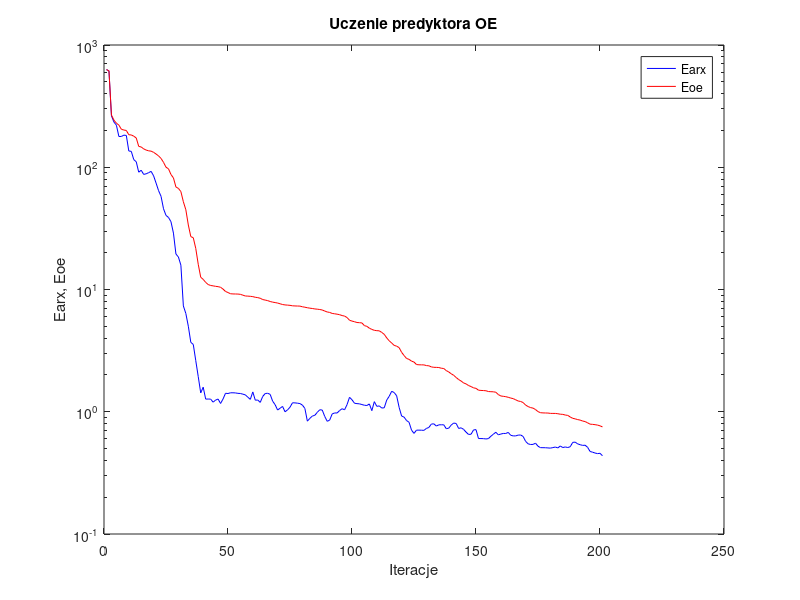
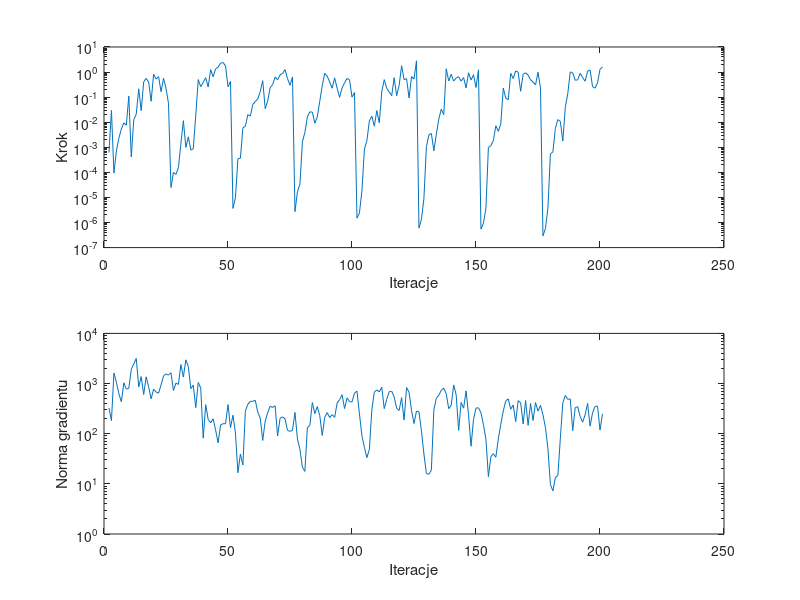

Here is the MATLAB script that generated these plots, in order:
%uczenie predyktora oe
clear all;
n=0; farx(n+1)=6.292939e+002; foe(n+1)=6.291727e+002; wspucz(n+1)=0.000000e+000; ng(n+1)=0.000000e+000;
%odnowa zmiennej metryki
n=1; farx(n+1)=6.143370e+002; foe(n+1)=6.147818e+002; krok(n+1)=6.190058e-004; ng(n+1)=3.252518e+002;
n=2; farx(n+1)=2.634537e+002; foe(n+1)=2.672535e+002; krok(n+1)=2.928765e-002; ng(n+1)=1.830479e+002;
n=3; farx(n+1)=2.343115e+002; foe(n+1)=2.429181e+002; krok(n+1)=9.416187e-005; ng(n+1)=1.623251e+003;
n=4; farx(n+1)=2.208091e+002; foe(n+1)=2.294411e+002; krok(n+1)=7.125145e-004; ng(n+1)=1.059545e+003;
n=5; farx(n+1)=1.784351e+002; foe(n+1)=2.210505e+002; krok(n+1)=2.312019e-003; ng(n+1)=6.257677e+002;
n=6; farx(n+1)=1.785690e+002; foe(n+1)=2.045901e+002; krok(n+1)=5.390749e-003; ng(n+1)=4.338670e+002;
n=7; farx(n+1)=1.830827e+002; foe(n+1)=2.015278e+002; krok(n+1)=9.447410e-003; ng(n+1)=1.035105e+003;
n=8; farx(n+1)=1.820870e+002; foe(n+1)=2.000239e+002; krok(n+1)=7.599313e-003; ng(n+1)=7.769586e+002;
n=9; farx(n+1)=1.358617e+002; foe(n+1)=1.844305e+002; krok(n+1)=1.096481e-001; ng(n+1)=8.001653e+002;
n=10; farx(n+1)=1.348941e+002; foe(n+1)=1.837763e+002; krok(n+1)=4.129769e-004; ng(n+1)=1.936067e+003;
n=11; farx(n+1)=1.154594e+002; foe(n+1)=1.795180e+002; krok(n+1)=1.245435e-002; ng(n+1)=2.443322e+003;
n=12; farx(n+1)=1.108808e+002; foe(n+1)=1.736287e+002; krok(n+1)=2.097129e-002; ng(n+1)=3.166779e+003;
n=13; farx(n+1)=9.113217e+001; foe(n+1)=1.481478e+002; krok(n+1)=2.150019e-001; ng(n+1)=8.541768e+002;
n=14; farx(n+1)=9.453455e+001; foe(n+1)=1.465294e+002; krok(n+1)=2.900728e-002; ng(n+1)=1.374281e+003;
n=15; farx(n+1)=8.739220e+001; foe(n+1)=1.413691e+002; krok(n+1)=4.079802e-001; ng(n+1)=6.048135e+002;
n=16; farx(n+1)=8.841663e+001; foe(n+1)=1.382393e+002; krok(n+1)=5.636152e-001; ng(n+1)=1.360068e+003;
n=17; farx(n+1)=9.031011e+001; foe(n+1)=1.362655e+002; krok(n+1)=4.015963e-001; ng(n+1)=8.584309e+002;
n=18; farx(n+1)=9.253421e+001; foe(n+1)=1.354620e+002; krok(n+1)=6.827250e-002; ng(n+1)=4.961918e+002;
n=19; farx(n+1)=8.508362e+001; foe(n+1)=1.324244e+002; krok(n+1)=8.189818e-001; ng(n+1)=7.743464e+002;
n=20; farx(n+1)=7.416042e+001; foe(n+1)=1.283213e+002; krok(n+1)=5.245719e-001; ng(n+1)=6.795445e+002;
n=21; farx(n+1)=6.439704e+001; foe(n+1)=1.238070e+002; krok(n+1)=6.553300e-001; ng(n+1)=6.419876e+002;
n=22; farx(n+1)=5.782089e+001; foe(n+1)=1.180763e+002; krok(n+1)=1.653712e-001; ng(n+1)=9.363744e+002;
n=23; farx(n+1)=4.573803e+001; foe(n+1)=1.096260e+002; krok(n+1)=5.657309e-001; ng(n+1)=1.415860e+003;
n=24; farx(n+1)=4.037982e+001; foe(n+1)=1.000565e+002; krok(n+1)=2.268193e-001; ng(n+1)=1.556938e+003;
n=25; farx(n+1)=3.884775e+001; foe(n+1)=9.714171e+001; krok(n+1)=5.695205e-002; ng(n+1)=1.474059e+003;
%odnowa zmiennej metryki
n=26; farx(n+1)=3.587981e+001; foe(n+1)=8.726076e+001; krok(n+1)=2.496650e-005; ng(n+1)=1.641699e+003;
n=27; farx(n+1)=2.893524e+001; foe(n+1)=8.178973e+001; krok(n+1)=9.926586e-005; ng(n+1)=7.241154e+002;
n=28; farx(n+1)=1.951549e+001; foe(n+1)=6.896801e+001; krok(n+1)=8.278839e-005; ng(n+1)=1.020190e+003;
n=29; farx(n+1)=1.844746e+001; foe(n+1)=6.715198e+001; krok(n+1)=1.547514e-004; ng(n+1)=9.615858e+002;
n=30; farx(n+1)=1.581952e+001; foe(n+1)=6.323567e+001; krok(n+1)=1.402097e-003; ng(n+1)=2.385726e+003;
n=31; farx(n+1)=7.340644e+000; foe(n+1)=5.220607e+001; krok(n+1)=1.153579e-002; ng(n+1)=1.347002e+003;
n=32; farx(n+1)=6.362879e+000; foe(n+1)=4.490828e+001; krok(n+1)=9.914730e-004; ng(n+1)=2.970537e+003;
n=33; farx(n+1)=5.006603e+000; foe(n+1)=3.369787e+001; krok(n+1)=2.604174e-003; ng(n+1)=2.185003e+003;
n=34; farx(n+1)=3.697935e+000; foe(n+1)=2.708433e+001; krok(n+1)=7.740461e-004; ng(n+1)=7.908252e+002;
n=35; farx(n+1)=3.553248e+000; foe(n+1)=2.650771e+001; krok(n+1)=8.726203e-004; ng(n+1)=9.286512e+002;
n=36; farx(n+1)=2.618691e+000; foe(n+1)=2.167808e+001; krok(n+1)=1.891780e-002; ng(n+1)=3.315606e+002;
n=37; farx(n+1)=1.937902e+000; foe(n+1)=1.606944e+001; krok(n+1)=5.013461e-001; ng(n+1)=1.050663e+003;
n=38; farx(n+1)=1.426248e+000; foe(n+1)=1.259608e+001; krok(n+1)=2.595550e-001; ng(n+1)=8.125637e+002;
n=39; farx(n+1)=1.588629e+000; foe(n+1)=1.210266e+001; krok(n+1)=3.870680e-001; ng(n+1)=8.164559e+001;
n=40; farx(n+1)=1.269210e+000; foe(n+1)=1.143126e+001; krok(n+1)=5.980518e-001; ng(n+1)=3.800045e+002;
n=41; farx(n+1)=1.270797e+000; foe(n+1)=1.098530e+001; krok(n+1)=2.518425e-001; ng(n+1)=1.926605e+002;
n=42; farx(n+1)=1.268786e+000; foe(n+1)=1.078479e+001; krok(n+1)=1.250551e+000; ng(n+1)=1.642239e+002;
n=43; farx(n+1)=1.198230e+000; foe(n+1)=1.071393e+001; krok(n+1)=6.522451e-001; ng(n+1)=1.975164e+002;
n=44; farx(n+1)=1.245554e+000; foe(n+1)=1.061426e+001; krok(n+1)=1.341860e+000; ng(n+1)=1.191965e+002;
n=45; farx(n+1)=1.270539e+000; foe(n+1)=1.055355e+001; krok(n+1)=1.569476e+000; ng(n+1)=6.553784e+001;
n=46; farx(n+1)=1.169088e+000; foe(n+1)=1.043019e+001; krok(n+1)=2.257123e+000; ng(n+1)=1.484690e+002;
n=47; farx(n+1)=1.271737e+000; foe(n+1)=1.007531e+001; krok(n+1)=2.404775e+000; ng(n+1)=1.584474e+002;
n=48; farx(n+1)=1.416582e+000; foe(n+1)=9.635610e+000; krok(n+1)=1.767778e+000; ng(n+1)=1.581096e+002;
n=49; farx(n+1)=1.409620e+000; foe(n+1)=9.445442e+000; krok(n+1)=2.594655e-001; ng(n+1)=3.805926e+002;
n=50; farx(n+1)=1.429298e+000; foe(n+1)=9.231581e+000; krok(n+1)=4.268310e-001; ng(n+1)=1.323591e+002;
%odnowa zmiennej metryki
n=51; farx(n+1)=1.429515e+000; foe(n+1)=9.198461e+000; krok(n+1)=3.652351e-006; ng(n+1)=2.339359e+002;
n=52; farx(n+1)=1.425784e+000; foe(n+1)=9.189588e+000; krok(n+1)=9.671965e-006; ng(n+1)=1.032859e+002;
n=53; farx(n+1)=1.414055e+000; foe(n+1)=9.177451e+000; krok(n+1)=3.522699e-004; ng(n+1)=1.665668e+001;
n=54; farx(n+1)=1.410713e+000; foe(n+1)=9.128424e+000; krok(n+1)=3.657739e-004; ng(n+1)=3.940021e+001;
n=55; farx(n+1)=1.392490e+000; foe(n+1)=8.985683e+000; krok(n+1)=6.071802e-003; ng(n+1)=2.382576e+001;
n=56; farx(n+1)=1.374634e+000; foe(n+1)=8.851474e+000; krok(n+1)=6.912131e-003; ng(n+1)=2.804494e+002;
n=57; farx(n+1)=1.315207e+000; foe(n+1)=8.827586e+000; krok(n+1)=2.001452e-002; ng(n+1)=3.868899e+002;
n=58; farx(n+1)=1.263399e+000; foe(n+1)=8.796052e+000; krok(n+1)=1.761298e-002; ng(n+1)=4.394617e+002;
n=59; farx(n+1)=1.452758e+000; foe(n+1)=8.744068e+000; krok(n+1)=5.082412e-002; ng(n+1)=4.437585e+002;
n=60; farx(n+1)=1.243341e+000; foe(n+1)=8.638679e+000; krok(n+1)=6.679426e-002; ng(n+1)=4.626300e+002;
n=61; farx(n+1)=1.247579e+000; foe(n+1)=8.582415e+000; krok(n+1)=8.430727e-002; ng(n+1)=2.694432e+002;
n=62; farx(n+1)=1.193046e+000; foe(n+1)=8.476156e+000; krok(n+1)=1.659775e-001; ng(n+1)=2.052043e+002;
n=63; farx(n+1)=1.334651e+000; foe(n+1)=8.274602e+000; krok(n+1)=4.544515e-001; ng(n+1)=7.339475e+001;
n=64; farx(n+1)=1.409398e+000; foe(n+1)=8.195676e+000; krok(n+1)=3.459424e-002; ng(n+1)=1.782600e+002;
n=65; farx(n+1)=1.417166e+000; foe(n+1)=8.108751e+000; krok(n+1)=7.084462e-002; ng(n+1)=2.616248e+002;
n=66; farx(n+1)=1.387516e+000; foe(n+1)=7.977911e+000; krok(n+1)=2.357265e-001; ng(n+1)=3.530818e+002;
n=67; farx(n+1)=1.220845e+000; foe(n+1)=7.882704e+000; krok(n+1)=3.200292e-001; ng(n+1)=3.334211e+002;
n=68; farx(n+1)=1.142646e+000; foe(n+1)=7.819885e+000; krok(n+1)=6.329112e-001; ng(n+1)=3.604974e+002;
n=69; farx(n+1)=1.032922e+000; foe(n+1)=7.748656e+000; krok(n+1)=4.880844e-001; ng(n+1)=8.992997e+001;
n=70; farx(n+1)=1.068600e+000; foe(n+1)=7.644067e+000; krok(n+1)=7.847380e-001; ng(n+1)=2.024977e+002;
n=71; farx(n+1)=1.105677e+000; foe(n+1)=7.536405e+000; krok(n+1)=8.773192e-001; ng(n+1)=2.162675e+002;
n=72; farx(n+1)=9.997710e-001; foe(n+1)=7.479885e+000; krok(n+1)=1.252500e+000; ng(n+1)=1.985192e+002;
n=73; farx(n+1)=1.035685e+000; foe(n+1)=7.451655e+000; krok(n+1)=5.458698e-001; ng(n+1)=1.158205e+002;
n=74; farx(n+1)=1.089237e+000; foe(n+1)=7.420470e+000; krok(n+1)=2.965759e-001; ng(n+1)=1.115254e+002;
n=75; farx(n+1)=1.184024e+000; foe(n+1)=7.357411e+000; krok(n+1)=6.400584e-001; ng(n+1)=1.169310e+002;
%odnowa zmiennej metryki
n=76; farx(n+1)=1.182021e+000; foe(n+1)=7.336642e+000; krok(n+1)=2.706602e-006; ng(n+1)=2.654870e+002;
n=77; farx(n+1)=1.175215e+000; foe(n+1)=7.325559e+000; krok(n+1)=1.675917e-005; ng(n+1)=7.877733e+001;
n=78; farx(n+1)=1.166549e+000; foe(n+1)=7.315657e+000; krok(n+1)=3.418410e-005; ng(n+1)=4.873628e+001;
n=79; farx(n+1)=1.133822e+000; foe(n+1)=7.223917e+000; krok(n+1)=1.651908e-003; ng(n+1)=2.153449e+001;
n=80; farx(n+1)=1.064877e+000; foe(n+1)=7.162444e+000; krok(n+1)=3.918749e-003; ng(n+1)=1.771286e+001;
n=81; farx(n+1)=8.377465e-001; foe(n+1)=7.094802e+000; krok(n+1)=1.631060e-002; ng(n+1)=1.321352e+002;
n=82; farx(n+1)=8.826406e-001; foe(n+1)=7.034412e+000; krok(n+1)=2.592196e-002; ng(n+1)=1.453140e+002;
n=83; farx(n+1)=9.221683e-001; foe(n+1)=6.994261e+000; krok(n+1)=2.527804e-002; ng(n+1)=4.185495e+002;
n=84; farx(n+1)=9.349771e-001; foe(n+1)=6.934642e+000; krok(n+1)=9.146433e-003; ng(n+1)=2.511422e+002;
n=85; farx(n+1)=9.890659e-001; foe(n+1)=6.903824e+000; krok(n+1)=1.634950e-002; ng(n+1)=3.482617e+002;
n=86; farx(n+1)=1.038170e+000; foe(n+1)=6.860310e+000; krok(n+1)=6.905442e-002; ng(n+1)=2.300425e+002;
n=87; farx(n+1)=1.032719e+000; foe(n+1)=6.799185e+000; krok(n+1)=2.857373e-001; ng(n+1)=9.209582e+001;
n=88; farx(n+1)=9.160592e-001; foe(n+1)=6.665023e+000; krok(n+1)=8.812470e-001; ng(n+1)=2.112684e+002;
n=89; farx(n+1)=8.353788e-001; foe(n+1)=6.549843e+000; krok(n+1)=6.970601e-001; ng(n+1)=2.631453e+002;
n=90; farx(n+1)=8.543697e-001; foe(n+1)=6.493783e+000; krok(n+1)=4.033988e-001; ng(n+1)=2.090100e+002;
n=91; farx(n+1)=9.588482e-001; foe(n+1)=6.373707e+000; krok(n+1)=2.268451e-001; ng(n+1)=2.392612e+002;
n=92; farx(n+1)=9.779799e-001; foe(n+1)=6.328851e+000; krok(n+1)=5.861088e-001; ng(n+1)=2.116303e+002;
n=93; farx(n+1)=9.768344e-001; foe(n+1)=6.282542e+000; krok(n+1)=2.268451e-001; ng(n+1)=4.079545e+002;
n=94; farx(n+1)=1.023287e+000; foe(n+1)=6.222903e+000; krok(n+1)=9.809225e-002; ng(n+1)=4.770345e+002;
n=95; farx(n+1)=1.059115e+000; foe(n+1)=6.122153e+000; krok(n+1)=2.357265e-001; ng(n+1)=5.988206e+002;
n=96; farx(n+1)=1.037579e+000; foe(n+1)=6.062484e+000; krok(n+1)=3.745525e-001; ng(n+1)=3.168838e+002;
n=97; farx(n+1)=1.143799e+000; foe(n+1)=5.897801e+000; krok(n+1)=5.570755e-001; ng(n+1)=5.180502e+002;
n=98; farx(n+1)=1.312734e+000; foe(n+1)=5.602981e+000; krok(n+1)=4.904031e-001; ng(n+1)=4.366814e+002;
n=99; farx(n+1)=1.253231e+000; foe(n+1)=5.516479e+000; krok(n+1)=1.003397e-001; ng(n+1)=4.303287e+002;
n=100; farx(n+1)=1.173837e+000; foe(n+1)=5.451591e+000; krok(n+1)=1.523928e-001; ng(n+1)=6.446386e+002;
%odnowa zmiennej metryki
n=101; farx(n+1)=1.165516e+000; foe(n+1)=5.370369e+000; krok(n+1)=1.489305e-006; ng(n+1)=7.044360e+002;
n=102; farx(n+1)=1.160783e+000; foe(n+1)=5.353065e+000; krok(n+1)=2.417991e-006; ng(n+1)=2.496466e+002;
n=103; farx(n+1)=1.145202e+000; foe(n+1)=5.327202e+000; krok(n+1)=1.835442e-005; ng(n+1)=9.060517e+001;
n=104; farx(n+1)=1.130729e+000; foe(n+1)=5.063881e+000; krok(n+1)=8.471113e-004; ng(n+1)=5.361529e+001;
n=105; farx(n+1)=1.125102e+000; foe(n+1)=4.996771e+000; krok(n+1)=1.830478e-003; ng(n+1)=3.329408e+001;
n=106; farx(n+1)=1.158224e+000; foe(n+1)=4.824934e+000; krok(n+1)=1.121665e-002; ng(n+1)=4.865199e+001;
n=107; farx(n+1)=1.021003e+000; foe(n+1)=4.717056e+000; krok(n+1)=1.750226e-002; ng(n+1)=3.015587e+002;
n=108; farx(n+1)=1.209462e+000; foe(n+1)=4.636305e+000; krok(n+1)=6.947618e-003; ng(n+1)=6.746278e+002;
n=109; farx(n+1)=1.107659e+000; foe(n+1)=4.605396e+000; krok(n+1)=2.900728e-002; ng(n+1)=7.469198e+002;
n=110; farx(n+1)=1.116255e+000; foe(n+1)=4.591096e+000; krok(n+1)=9.495353e-003; ng(n+1)=6.812363e+002;
n=111; farx(n+1)=1.073016e+000; foe(n+1)=4.455003e+000; krok(n+1)=1.655202e-001; ng(n+1)=8.458315e+002;
n=112; farx(n+1)=1.077312e+000; foe(n+1)=4.299823e+000; krok(n+1)=4.992693e-001; ng(n+1)=3.156988e+002;
n=113; farx(n+1)=1.246471e+000; foe(n+1)=4.017549e+000; krok(n+1)=2.268451e-001; ng(n+1)=4.856611e+002;
n=114; farx(n+1)=1.337600e+000; foe(n+1)=3.806390e+000; krok(n+1)=1.613755e-001; ng(n+1)=6.884363e+002;
n=115; farx(n+1)=1.470586e+000; foe(n+1)=3.649202e+000; krok(n+1)=1.139041e-001; ng(n+1)=7.031811e+002;
n=116; farx(n+1)=1.435798e+000; foe(n+1)=3.490182e+000; krok(n+1)=5.956610e-001; ng(n+1)=5.438088e+002;
n=117; farx(n+1)=1.351261e+000; foe(n+1)=3.441011e+000; krok(n+1)=1.135981e-001; ng(n+1)=3.224630e+002;
n=118; farx(n+1)=1.086439e+000; foe(n+1)=3.344392e+000; krok(n+1)=2.920744e-001; ng(n+1)=2.902948e+002;
n=119; farx(n+1)=9.227518e-001; foe(n+1)=3.064427e+000; krok(n+1)=1.784490e+000; ng(n+1)=5.230723e+002;
n=120; farx(n+1)=9.037897e-001; foe(n+1)=2.883280e+000; krok(n+1)=4.977762e-001; ng(n+1)=1.874364e+002;
n=121; farx(n+1)=8.472893e-001; foe(n+1)=2.727768e+000; krok(n+1)=5.481842e-001; ng(n+1)=8.327161e+002;
n=122; farx(n+1)=8.206765e-001; foe(n+1)=2.683298e+000; krok(n+1)=9.228634e-002; ng(n+1)=6.692212e+002;
n=123; farx(n+1)=7.079315e-001; foe(n+1)=2.594543e+000; krok(n+1)=6.614848e-001; ng(n+1)=2.906457e+002;
n=124; farx(n+1)=6.652184e-001; foe(n+1)=2.550289e+000; krok(n+1)=5.281352e-001; ng(n+1)=1.596134e+002;
n=125; farx(n+1)=7.071411e-001; foe(n+1)=2.433345e+000; krok(n+1)=2.804781e+000; ng(n+1)=2.820132e+002;
%odnowa zmiennej metryki
n=126; farx(n+1)=7.073151e-001; foe(n+1)=2.421617e+000; krok(n+1)=5.986531e-007; ng(n+1)=2.732307e+002;
n=127; farx(n+1)=7.065207e-001; foe(n+1)=2.419201e+000; krok(n+1)=1.355412e-006; ng(n+1)=1.141792e+002;
n=128; farx(n+1)=7.043382e-001; foe(n+1)=2.417428e+000; krok(n+1)=9.215371e-006; ng(n+1)=3.937703e+001;
n=129; farx(n+1)=7.303226e-001; foe(n+1)=2.385814e+000; krok(n+1)=1.053016e-003; ng(n+1)=1.609317e+001;
n=130; farx(n+1)=7.441298e-001; foe(n+1)=2.376226e+000; krok(n+1)=3.127439e-003; ng(n+1)=1.553258e+001;
n=131; farx(n+1)=7.930772e-001; foe(n+1)=2.327170e+000; krok(n+1)=3.572423e-003; ng(n+1)=1.871953e+001;
n=132; farx(n+1)=7.969599e-001; foe(n+1)=2.309579e+000; krok(n+1)=7.240164e-004; ng(n+1)=2.940413e+002;
n=133; farx(n+1)=7.639701e-001; foe(n+1)=2.306451e+000; krok(n+1)=3.303815e-003; ng(n+1)=5.105695e+002;
n=134; farx(n+1)=7.816900e-001; foe(n+1)=2.300616e+000; krok(n+1)=1.351485e-002; ng(n+1)=5.839696e+002;
n=135; farx(n+1)=7.823260e-001; foe(n+1)=2.270447e+000; krok(n+1)=3.291899e-002; ng(n+1)=7.327928e+002;
n=136; farx(n+1)=7.822779e-001; foe(n+1)=2.257649e+000; krok(n+1)=2.000182e-002; ng(n+1)=8.089569e+002;
n=137; farx(n+1)=7.268677e-001; foe(n+1)=2.172153e+000; krok(n+1)=1.348916e+000; ng(n+1)=6.219202e+002;
n=138; farx(n+1)=7.334114e-001; foe(n+1)=2.116076e+000; krok(n+1)=4.411592e-001; ng(n+1)=3.153312e+002;
n=139; farx(n+1)=7.783493e-001; foe(n+1)=2.045178e+000; krok(n+1)=8.159604e-001; ng(n+1)=3.654153e+002;
n=140; farx(n+1)=8.079007e-001; foe(n+1)=1.986902e+000; krok(n+1)=4.366686e-001; ng(n+1)=9.395294e+002;
n=141; farx(n+1)=8.019033e-001; foe(n+1)=1.906583e+000; krok(n+1)=5.810114e-001; ng(n+1)=5.953320e+002;
n=142; farx(n+1)=7.302452e-001; foe(n+1)=1.834140e+000; krok(n+1)=6.477968e-001; ng(n+1)=1.166533e+002;
n=143; farx(n+1)=7.390339e-001; foe(n+1)=1.783675e+000; krok(n+1)=4.353621e-001; ng(n+1)=4.192141e+002;
n=144; farx(n+1)=7.175973e-001; foe(n+1)=1.720359e+000; krok(n+1)=6.034212e-001; ng(n+1)=3.229538e+002;
n=145; farx(n+1)=6.810972e-001; foe(n+1)=1.689827e+000; krok(n+1)=2.320583e-001; ng(n+1)=7.145356e+002;
n=146; farx(n+1)=6.522103e-001; foe(n+1)=1.638231e+000; krok(n+1)=9.413399e-001; ng(n+1)=2.383938e+002;
n=147; farx(n+1)=6.546187e-001; foe(n+1)=1.607297e+000; krok(n+1)=4.803134e-001; ng(n+1)=5.633564e+001;
n=148; farx(n+1)=7.101377e-001; foe(n+1)=1.568695e+000; krok(n+1)=7.807902e-001; ng(n+1)=1.943907e+002;
n=149; farx(n+1)=7.139620e-001; foe(n+1)=1.553951e+000; krok(n+1)=2.427388e-001; ng(n+1)=3.249006e+002;
n=150; farx(n+1)=6.039336e-001; foe(n+1)=1.500980e+000; krok(n+1)=1.227563e+000; ng(n+1)=3.280832e+002;
%odnowa zmiennej metryki
n=151; farx(n+1)=6.036338e-001; foe(n+1)=1.494076e+000; krok(n+1)=5.461916e-007; ng(n+1)=2.622525e+002;
n=152; farx(n+1)=6.027175e-001; foe(n+1)=1.490865e+000; krok(n+1)=9.360102e-007; ng(n+1)=1.508933e+002;
n=153; farx(n+1)=5.989410e-001; foe(n+1)=1.485177e+000; krok(n+1)=3.811241e-006; ng(n+1)=7.780908e+001;
n=154; farx(n+1)=6.029453e-001; foe(n+1)=1.463808e+000; krok(n+1)=9.854180e-004; ng(n+1)=1.393280e+001;
n=155; farx(n+1)=6.305082e-001; foe(n+1)=1.458947e+000; krok(n+1)=1.162474e-003; ng(n+1)=3.477977e+001;
n=156; farx(n+1)=6.550451e-001; foe(n+1)=1.456257e+000; krok(n+1)=1.869974e-003; ng(n+1)=3.985861e+001;
n=157; farx(n+1)=6.797194e-001; foe(n+1)=1.443892e+000; krok(n+1)=7.251821e-003; ng(n+1)=3.384322e+001;
n=158; farx(n+1)=6.474459e-001; foe(n+1)=1.382492e+000; krok(n+1)=4.312903e-003; ng(n+1)=7.851472e+001;
n=159; farx(n+1)=6.570306e-001; foe(n+1)=1.346041e+000; krok(n+1)=8.682561e-003; ng(n+1)=1.536593e+002;
n=160; farx(n+1)=6.645707e-001; foe(n+1)=1.337721e+000; krok(n+1)=2.317569e-001; ng(n+1)=2.842299e+002;
n=161; farx(n+1)=6.643001e-001; foe(n+1)=1.328339e+000; krok(n+1)=9.137743e-002; ng(n+1)=4.510728e+002;
n=162; farx(n+1)=6.776653e-001; foe(n+1)=1.312721e+000; krok(n+1)=7.882375e-002; ng(n+1)=4.950204e+002;
n=163; farx(n+1)=6.420782e-001; foe(n+1)=1.294276e+000; krok(n+1)=8.896431e-001; ng(n+1)=3.073936e+002;
n=164; farx(n+1)=6.345164e-001; foe(n+1)=1.280300e+000; krok(n+1)=5.520515e-001; ng(n+1)=3.747153e+002;
n=165; farx(n+1)=6.346810e-001; foe(n+1)=1.252756e+000; krok(n+1)=1.107016e+000; ng(n+1)=1.739105e+002;
n=166; farx(n+1)=6.441218e-001; foe(n+1)=1.224377e+000; krok(n+1)=9.985387e-001; ng(n+1)=4.571298e+002;
n=167; farx(n+1)=6.453497e-001; foe(n+1)=1.213557e+000; krok(n+1)=1.710829e-001; ng(n+1)=4.137767e+002;
n=168; farx(n+1)=6.283685e-001; foe(n+1)=1.189259e+000; krok(n+1)=8.179879e-001; ng(n+1)=1.568883e+002;
n=169; farx(n+1)=5.726176e-001; foe(n+1)=1.134111e+000; krok(n+1)=9.282331e-001; ng(n+1)=4.600202e+002;
n=170; farx(n+1)=5.468631e-001; foe(n+1)=1.103050e+000; krok(n+1)=7.612154e-001; ng(n+1)=1.468006e+002;
n=171; farx(n+1)=5.397453e-001; foe(n+1)=1.081739e+000; krok(n+1)=4.929770e-001; ng(n+1)=4.001466e+002;
n=172; farx(n+1)=5.407636e-001; foe(n+1)=1.070901e+000; krok(n+1)=3.985391e-001; ng(n+1)=1.839762e+002;
n=173; farx(n+1)=5.532695e-001; foe(n+1)=1.042370e+000; krok(n+1)=3.106282e-001; ng(n+1)=4.181188e+002;
n=174; farx(n+1)=5.224547e-001; foe(n+1)=1.002999e+000; krok(n+1)=9.906032e-001; ng(n+1)=2.817645e+002;
n=175; farx(n+1)=5.086742e-001; foe(n+1)=9.822826e-001; krok(n+1)=2.320583e-001; ng(n+1)=3.673557e+002;
%odnowa zmiennej metryki
n=176; farx(n+1)=5.082726e-001; foe(n+1)=9.785825e-001; krok(n+1)=2.929909e-007; ng(n+1)=2.378222e+002;
n=177; farx(n+1)=5.078048e-001; foe(n+1)=9.772846e-001; krok(n+1)=5.710896e-007; ng(n+1)=1.336525e+002;
n=178; farx(n+1)=5.059337e-001; foe(n+1)=9.759786e-001; krok(n+1)=3.787925e-006; ng(n+1)=5.049474e+001;
n=179; farx(n+1)=5.041878e-001; foe(n+1)=9.697493e-001; krok(n+1)=5.504055e-004; ng(n+1)=9.705195e+000;
n=180; farx(n+1)=5.091726e-001; foe(n+1)=9.692488e-001; krok(n+1)=6.509286e-004; ng(n+1)=7.230743e+000;
n=181; farx(n+1)=5.144235e-001; foe(n+1)=9.689162e-001; krok(n+1)=5.680993e-003; ng(n+1)=1.326765e+001;
n=182; farx(n+1)=5.058244e-001; foe(n+1)=9.634928e-001; krok(n+1)=1.270603e-002; ng(n+1)=1.463939e+001;
n=183; farx(n+1)=5.249309e-001; foe(n+1)=9.548136e-001; krok(n+1)=1.080437e-002; ng(n+1)=7.950143e+001;
n=184; farx(n+1)=5.093552e-001; foe(n+1)=9.521627e-001; krok(n+1)=1.774971e-003; ng(n+1)=4.114157e+002;
n=185; farx(n+1)=5.154160e-001; foe(n+1)=9.399556e-001; krok(n+1)=3.899737e-002; ng(n+1)=5.789704e+002;
n=186; farx(n+1)=5.096121e-001; foe(n+1)=9.336989e-001; krok(n+1)=1.365450e-001; ng(n+1)=4.858217e+002;
n=187; farx(n+1)=5.175574e-001; foe(n+1)=9.060384e-001; krok(n+1)=1.015323e+000; ng(n+1)=4.928047e+002;
n=188; farx(n+1)=5.619389e-001; foe(n+1)=8.836338e-001; krok(n+1)=9.270274e-001; ng(n+1)=1.151493e+002;
n=189; farx(n+1)=5.641135e-001; foe(n+1)=8.747192e-001; krok(n+1)=4.714530e-001; ng(n+1)=3.306873e+002;
n=190; farx(n+1)=5.460715e-001; foe(n+1)=8.626956e-001; krok(n+1)=4.884576e-001; ng(n+1)=3.450420e+002;
n=191; farx(n+1)=5.374986e-001; foe(n+1)=8.545045e-001; krok(n+1)=8.970072e-001; ng(n+1)=2.202804e+002;
n=192; farx(n+1)=5.307216e-001; foe(n+1)=8.397947e-001; krok(n+1)=6.002260e-001; ng(n+1)=1.695208e+002;
n=193; farx(n+1)=5.324222e-001; foe(n+1)=8.311850e-001; krok(n+1)=4.337210e-001; ng(n+1)=2.392776e+002;
n=194; farx(n+1)=5.119267e-001; foe(n+1)=8.117870e-001; krok(n+1)=1.095445e+000; ng(n+1)=4.020948e+002;
n=195; farx(n+1)=4.732262e-001; foe(n+1)=7.915810e-001; krok(n+1)=1.212653e+000; ng(n+1)=1.410649e+002;
n=196; farx(n+1)=4.668916e-001; foe(n+1)=7.886722e-001; krok(n+1)=2.601807e-001; ng(n+1)=2.609433e+002;
n=197; farx(n+1)=4.596730e-001; foe(n+1)=7.840870e-001; krok(n+1)=2.286351e-001; ng(n+1)=3.485203e+002;
n=198; farx(n+1)=4.546715e-001; foe(n+1)=7.778332e-001; krok(n+1)=3.655097e-001; ng(n+1)=3.563281e+002;
n=199; farx(n+1)=4.572651e-001; foe(n+1)=7.673355e-001; krok(n+1)=1.289896e+000; ng(n+1)=1.183497e+002;
n=200; farx(n+1)=4.365384e-001; foe(n+1)=7.513566e-001; krok(n+1)=1.601772e+000; ng(n+1)=2.488522e+002;

figure; semilogy(farx,'b'); hold on; semilogy(foe,'r'); xlabel('Iteracje'); ylabel('Earx, Eoe'); legend('Earx','Eoe'); title('Uczenie predyktora OE');
figure; subplot(2,1,1); semilogy(krok); xlabel('Iteracje'); ylabel('Krok');
subplot(2,1,2); semilogy(ng); xlabel('Iteracje'); ylabel('Norma gradientu');
Earx=farx(n+1)
Eoe=foe(n+1)
